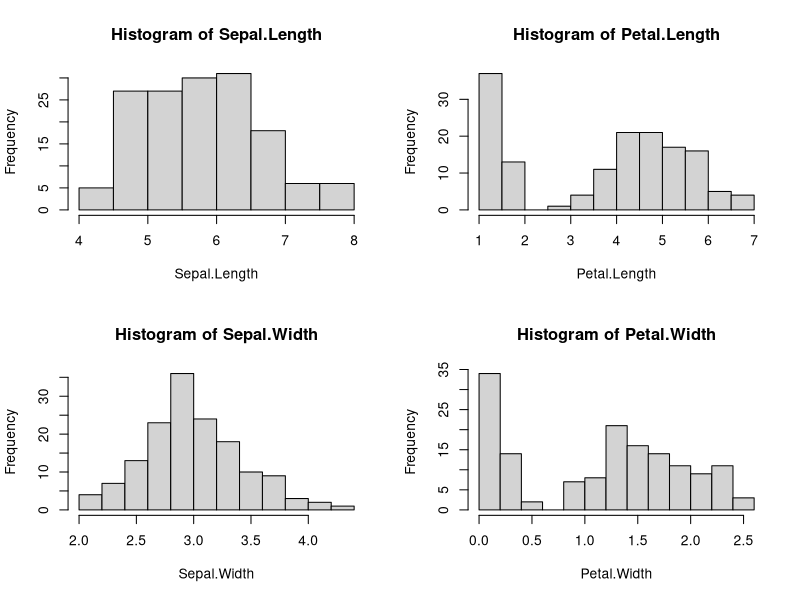

R code for this plot: (Note: this script raises an error after producing the figure.)
## ---- chunk 1
require(datasets) #加载该包
data(iris) #使用数据iris
head(iris) #观察数据的前几行
## ---- chunk 2
summary(iris)
library(Hmisc)
describe(iris)
## ---- chunk 3
oldpar <- par(mfcol=c(2,2))
titles <- names(iris)[1:4]
for(i in 1:4){
  hist(x=iris[,i],main=paste("Histogram of",titles[i]),xlab = titles[i])}
par(oldpar)
## ---- chunk 4
library(car)
qq.plot(iris$Sepal.Width,main="Normal QQ plot of Sepal Width")
## ---- chunk 5
library(ggplot2)
p <- ggplot(data=iris,mapping=aes(x=Species,y=Sepal.Width,fill=Species))
p+geom_boxplot()
## ---- chunk 6
p <- ggplot(data=iris,mapping=aes(x=Sepal.Length,y=Sepal.Width)) 
p <- p+geom_point()+facet_wrap(facets=~Species)
p+geom_smooth()
